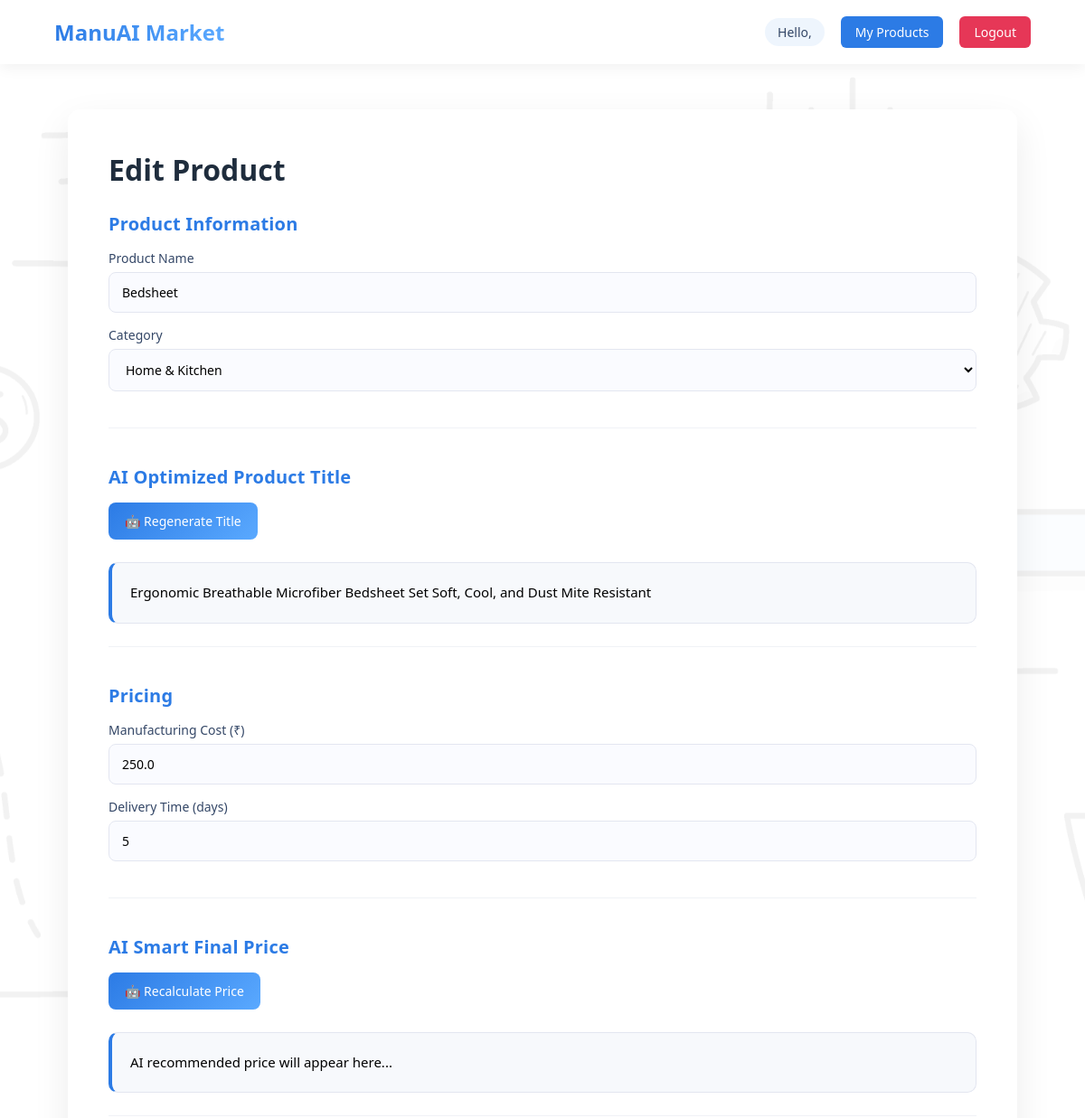
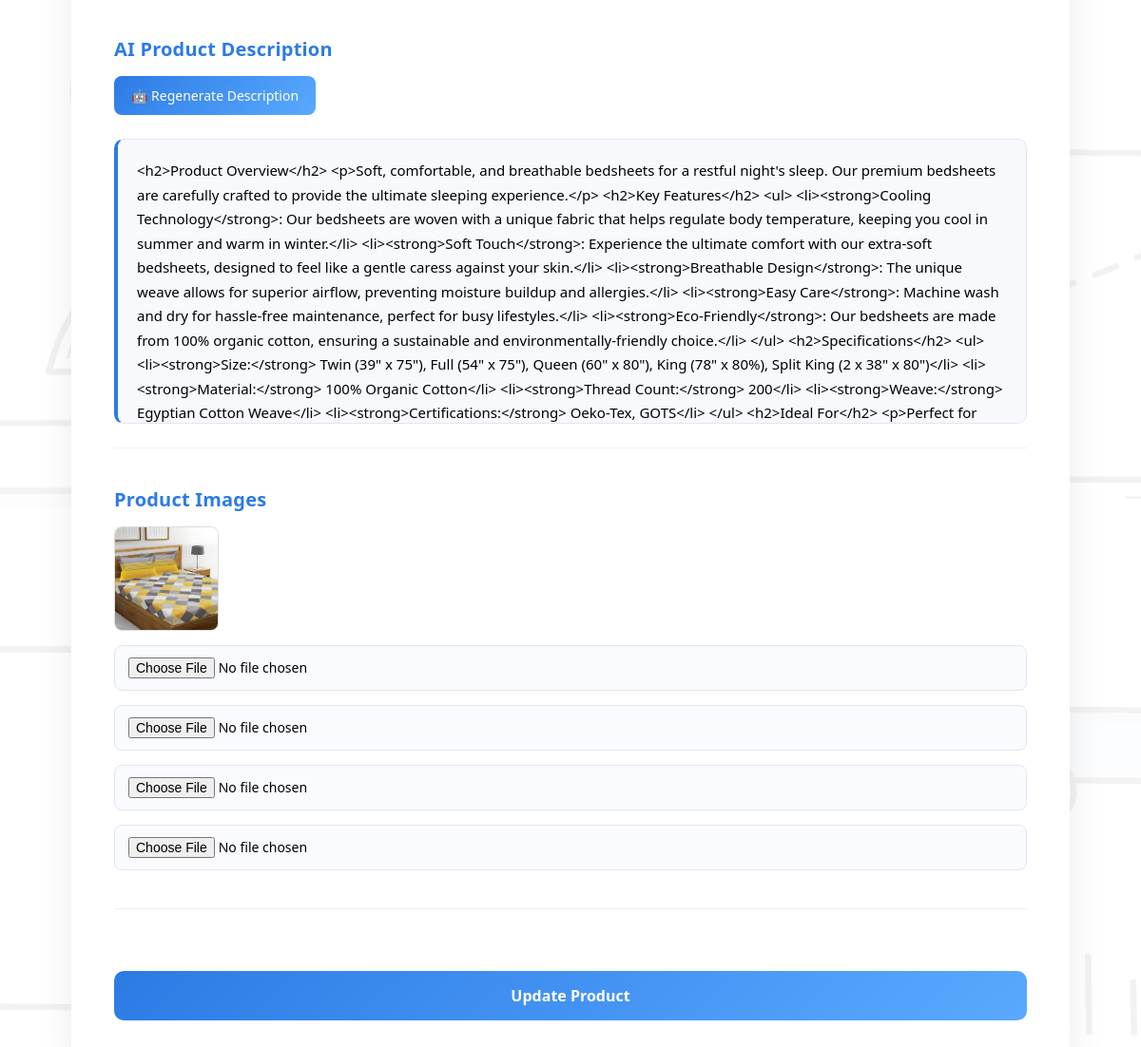
Page /edit-product/5 on the committed database (2 pictures, top to bottom).
### models.py (models this page shows)
class Product(db.Model):
    __tablename__ = "product"
    id = db.Column(db.Integer, primary_key=True)
    name = db.Column(db.String(200), nullable=False)
    title = db.Column(db.String(300))
    description = db.Column(db.String(1000), nullable=False)
    price = db.Column(db.Float)
    manufacturing_cost = db.Column(db.Float)
    delivery_time = db.Column(db.Integer)
    manufacturing_id = db.Column(db.Integer, db.ForeignKey('user.id'))
    manufacturer = db.relationship('User', backref='products')
    category = db.Column(db.String(100))
    image1 = db.Column(db.String(200))
    image2 = db.Column(db.String(200))
    image3 = db.Column(db.String(200))
    image4 = db.Column(db.String(200))

### app.py (the view, shortened to what this page needs)
@app.route("/edit-product/<int:id>", methods=["GET","POST"])
def edit_product(id):
    product = Product.query.get(id)
    return render_template("edit_product.html", product=product)

### templates/edit_product.html (shortened to what this page needs)
<!DOCTYPE html>
<html lang="en">
<head>
<link rel="stylesheet" href="{{ url_for('static', filename='css/upload_product.css') }}">
</head>
<body>
<div class="navbar">
<div class="logo">ManuAI Market</div>
<div class="nav-right">
<span>Hello, {{ session['name'] }}</span>
<a href="/my-products" class="nav-btn">My Products</a>
<a href="/logout" class="logout-btn">Logout</a>
</div>
</div>
<div class="container">
<h1 class="page-title">Edit Product</h1>
<form method="POST" enctype="multipart/form-data">
<div class="section">
<h2>Product Information</h2>
<div class="form-grid">
<div>
<label>Product Name</label>
<input type="text" name="name" value="{{ product.name }}">
</div>
<div>
<label>Category</label>
<select name="category" id="category" onchange="checkCategory()">
<option value="{{ product.category }}">{{ product.category }}</option>
</select>
</div>
</div>
</div>
<div class="section ai-section">
<h2>AI Optimized Product Title</h2>
<button type="button" onclick="generateTitle()" class="ai-btn">
🤖 Regenerate Title
</button>
<div id="title_preview" class="ai-preview">
{{ product.title }}
</div>
</div>
<div class="section">
<h2>Pricing</h2>
<div class="form-grid">
<div>
<label>Manufacturing Cost (₹)</label>
<input type="number" name="manufacturing_cost"
id="manufacturing_cost"
value="{{ product.manufacturing_cost }}">
</div>
<div>
<label>Delivery Time (days)</label>
<input type="number"
name="delivery_time"
value="{{ product.delivery_time }}">
</div>
</div>
</div>
<div class="section ai-section">
<h2>AI Smart Final Price</h2>
<button type="button" onclick="generateFinalPrice()" class="ai-btn">
🤖 Recalculate Price
</button>
<div id="final_price_preview" class="ai-preview">
AI recommended price will appear here...
</div>
</div>
<div class="section ai-section">
<h2>AI Product Description</h2>
<button type="button" onclick="generateDescription()" class="ai-btn">
🤖 Regenerate Description
</button>
<div id="description_preview" class="ai-preview">
{{ product.description }}
</div>
</div>
<div class="section">
<h2>Product Images</h2>
<div id="imagePreview" class="image-preview">
<img src="{{ url_for('static', filename='uploads/' + product.image1) }}">
</div>
<div class="image-grid">
<input type="file" name="image1" onchange="previewImages(event)">
<input type="file" name="image2" onchange="previewImages(event)">
<input type="file" name="image3" onchange="previewImages(event)">
<input type="file" name="image4" onchange="previewImages(event)">
</div>
</div>
<button type="submit" class="upload-btn">
Update Product
</button>
</form>
</div>
</body>
</html>

### static/css/upload_product.css (style rules this page uses)
* { margin:0; padding:0; box-sizing:border-box; font-family:'Segoe UI',sans-serif; }
body { min-height:100vh; background:url("../images/background image.jpg") no-repeat center center; background-size:cover; position:relative; }
body::before { content:""; position:fixed; top:0; left:0; width:100%; height:100%; background:rgba(255,255,255,0.95); z-index:-1; }
.navbar { display:flex; justify-content:space-between; align-items:center; padding:18px 60px; background:white; box-shadow:0 4px 15px rgba(0,0,0,0.06); position:sticky; top:0; z-index:100; }
.logo { font-size:24px; font-weight:700; background:linear-gradient(90deg,#2c7be5,#5aa9ff); background-clip:text; -webkit-background-clip:text; -webkit-text-fill-color:transparent; }
.nav-right { display:flex; align-items:center; gap:18px; }
.nav-right span { font-size:14px; color:#344767; background:rgba(44,123,229,0.08); padding:6px 14px; border-radius:20px; }
.logout-btn { text-decoration:none; background:#e63757; color:white; padding:8px 16px; border-radius:6px; font-size:14px; transition:0.2s; }
.nav-btn { text-decoration:none; background:#2c7be5; color:white; padding:8px 16px; border-radius:6px; font-size:14px; }
.container { width:92%; max-width:1050px; margin:50px auto; background:white; padding:45px; border-radius:14px; box-shadow:0 15px 40px rgba(0,0,0,0.08); transition:0.3s; }
.container h1 { font-size:32px; margin-bottom:25px; color:#1f2d3d; }
.section { margin-bottom:40px; padding-bottom:25px; border-bottom:1px solid #f0f2f6; }
.section h2 { font-size:20px; margin-bottom:15px; color:#2c7be5; font-weight:600; letter-spacing:0.2px; display:flex; align-items:center; gap:8px; }
.section label { display:block; font-size:14px; margin-bottom:6px; color:#344767; }
input, select, textarea { width:100%; padding:12px 14px; border-radius:8px; border:1px solid #e3e6f0; font-size:14px; margin-bottom:15px; outline:none; transition:0.25s; background:#fafbff; }
.ai-btn { background:linear-gradient(135deg,#2c7be5,#5aa9ff); color:white; border:none; padding:11px 18px; border-radius:8px; font-size:14px; font-weight:500; cursor:pointer; margin-bottom:15px; transition:all 0.25s ease; display:inline-flex; align-items:center; gap:6px; }
.ai-preview { background:#f7f9fc; border:1px solid #e3e6f0; border-left:4px solid #2c7be5; padding:22px; border-radius:12px; line-height:1.7; font-size:15px; max-height:300px; overflow:auto; margin-top:10px; transition:0.25s; }
.image-preview { display:flex; gap:12px; flex-wrap:wrap; margin-bottom:15px; }
.image-preview img { width:110px; height:110px; object-fit:cover; border-radius:8px; border:1px solid #ddd; transition:0.3s; cursor:pointer; }
.upload-btn { width:100%; margin-top:25px; background:linear-gradient(135deg,#2c7be5,#5aa9ff); color:white; border:none; padding:15px; font-size:16px; font-weight:600; border-radius:10px; cursor:pointer; transition:all 0.25s ease; }
.ai-preview { background:#f7f9fc; border:1px solid #e3e6f0; border-left:4px solid #2c7be5; padding:20px; border-radius:10px; line-height:1.7; font-size:15px; max-height:300px; overflow:auto; margin-top:10px; }
.section h2 { color:#2c7be5; font-size:20px; margin-bottom:15px; }
.section { animation:fadeUp 0.5s ease; }

### rows in the picture
Product: name "Bedsheet", category "Home & Kitchen", title "Ergonomic Breathable Microfiber Bedsheet Set Soft, Cool, and Dust Mite Resistant", manufacturing_cost "250.0", delivery_time "5", description "<h2>Product Overview</h2> <p>Soft, comfortable, and breathable bedsheets for a restful night's sleep. Our premium bedsheets are carefully crafted to provide the ultimate sleeping experience.</p> <h2>Key Features</h2> <ul> <li><strong>Cooling Technology</strong>: Our bedsheets are woven with a unique fabric that helps regulate body temperature, keeping you cool in summer and warm in winter.</li> <li><strong>Soft Touch</strong>: Experience the ultimate comfort with our extra-soft bedsheets, designed to feel like a gentle caress against your skin.</li> <li><strong>Breathable Design</strong>: The unique weave allows for superior airflow, preventing moisture buildup and allergies.</li>…", image1 (picture)
